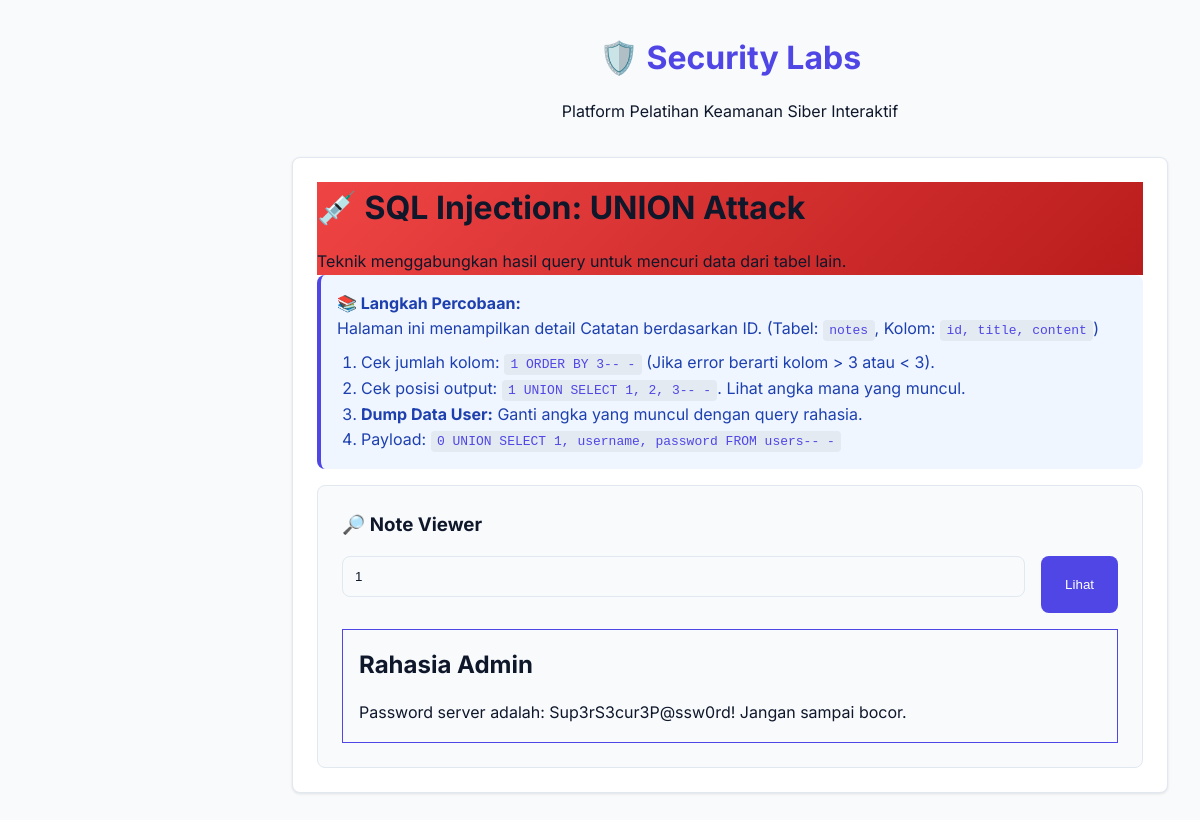
The app's page /modules/sqli/union.php?id=1 with its own data.
### tables this page shows
CREATE TABLE IF NOT EXISTS `notes` (
  `id` int(11) NOT NULL AUTO_INCREMENT,
  `user_id` int(11) NOT NULL,
  `title` varchar(100) NOT NULL,
  `content` text NOT NULL,
  PRIMARY KEY (`id`),
  FOREIGN KEY (`user_id`) REFERENCES `users`(`id`) ON DELETE CASCADE
);

### modules/sqli/union.php (the view, shortened to what this page needs)
<?php
include '../../db.php';
if (isset($_GET['id'])) {
    $id = $_GET['id'];
    $query = "SELECT * FROM notes WHERE id = " . $id;
    try {
        $result = mysqli_query($conn, $query);
    } catch (Exception $e) {
        $error = $e->getMessage();
    }
}
include '../../includes/header.php';
?>
<div class="card">
    <div class="module-header" style="background: linear-gradient(135deg, #ef4444, #b91c1c);">
        <h1>💉 SQL Injection: UNION Attack</h1>
        <p>Teknik menggabungkan hasil query untuk mencuri data dari tabel lain.</p>
    </div>
    <div class="alert alert-info">
        <strong>📚 Langkah Percobaan:</strong>
        <p>Halaman ini menampilkan detail Catatan berdasarkan ID. (Tabel: <code>notes</code>, Kolom: <code>id, title, content</code>)</p>
        <ol style="margin-left: 1.5rem; margin-top: 0.5rem;">
            <li>Cek jumlah kolom: <code>1 ORDER BY 3-- -</code> (Jika error berarti kolom > 3 atau < 3).</li>
            <li>Cek posisi output: <code>1 UNION SELECT 1, 2, 3-- -</code>. Lihat angka mana yang muncul.</li>
            <li><strong>Dump Data User:</strong> Ganti angka yang muncul dengan query rahasia.</li>
            <li>Payload: <code>0 UNION SELECT 1, username, password FROM users-- -</code></li>
        </ol>
    </div>
    <div style="background: var(--background); padding: 1.5rem; border-radius: var(--radius); border: 1px solid var(--border);">
        <h3>🔎 Note Viewer</h3>
        <form method="GET" style="display:flex; gap:1rem;">
            <input type="text" name="id" placeholder="Masukkan ID Note (1, 2, ...)" value="<?= isset($_GET['id']) ? htmlspecialchars($_GET['id']) : '' ?>">
            <button type="submit" class="btn">Lihat</button>
        </form>
        <?php if (isset($result) && $result): ?>
            <div style="margin-top: 1rem; padding: 1rem; border: 1px solid var(--primary);">
                <?php while ($row = mysqli_fetch_assoc($result)): ?>
                    <h2><?= $row['title'] ?? 'No Title' ?></h2>
                    <p><?= $row['content'] ?? 'No Content' ?></p>
                <?php endwhile; ?>
            </div>
        <?php elseif (isset($error)): ?>
            <div class="alert alert-error">Database Error: <?= $error ?></div>
        <?php endif; ?>
    </div>
</div>
<?php include '../../includes/footer.php'; ?>

### assets/css/style.css (style rules this page uses)
:root { --primary: #4f46e5; --primary-hover: #4338ca; --secondary: #64748b; --background: #f8fafc; --surface: #ffffff; --text: #0f172a; --text-muted: #64748b; --border: #e2e8f0; --success: #10b981; --danger: #ef4444; --warning: #f59e0b; --radius: 8px; --sidebar-width: 260px; --sidebar-bg: #1e293b; --sidebar-text: #f1f5f9; }
* { box-sizing: border-box; margin: 0; padding: 0; }
body { font-family: 'Inter', system-ui, sans-serif; background-color: var(--background); color: var(--text); line-height: 1.6; display: flex; min-height: 100vh; }
.card { background: var(--surface); border-radius: var(--radius); padding: 1.5rem; box-shadow: 0 1px 3px rgba(0,0,0,0.1); margin-bottom: 1.5rem; border: 1px solid var(--border); }
.btn { display: inline-block; padding: 0.75rem 1.5rem; background-color: var(--primary); color: white; text-decoration: none; border-radius: var(--radius); font-weight: 500; border: none; cursor: pointer; transition: background 0.2s; }
input, textarea, select { width: 100%; padding: 0.75rem; margin-bottom: 1rem; border: 1px solid var(--border); border-radius: var(--radius); background: var(--background); color: var(--text); }
h1, h2, h3, h4 { margin-bottom: 1rem; color: var(--text); }
.alert { padding: 1rem; border-radius: var(--radius); margin-bottom: 1rem; border-left: 4px solid; }
.alert-info { background: #eff6ff; border-color: var(--primary); color: #1e40af; }
code { font-family: monospace; background: rgba(0,0,0,0.05); padding: 0.2rem 0.4rem; border-radius: 4px; color: var(--primary); }

### records on screen
notes: title "Rahasia Admin", content "Password server adalah: Sup3rS3cur3P@ssw0rd! Jangan sampai bocor."
